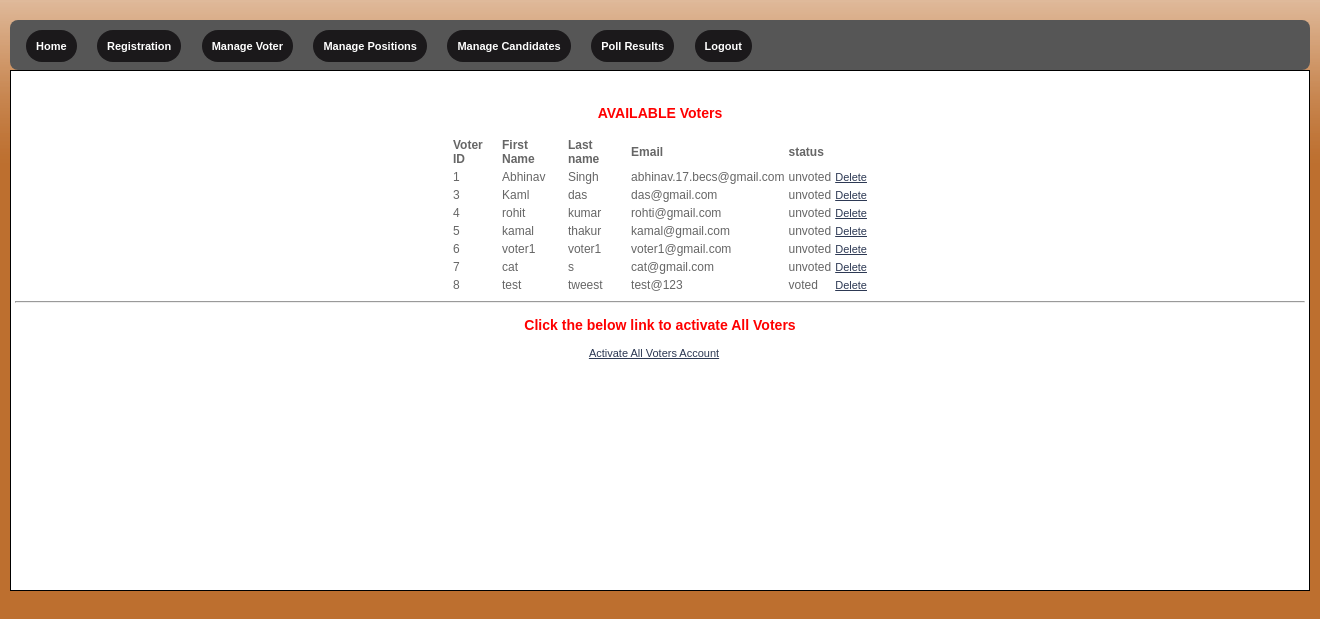
Page /admin/voter.php (signed in) on the committed database.
### tables this page shows
CREATE TABLE IF NOT EXISTS `tbmembers` (
  `member_id` int(5) NOT NULL,
  `first_name` varchar(45) NOT NULL,
  `last_name` varchar(45) NOT NULL,
  `email` varchar(45) NOT NULL,
  `password` varchar(45) NOT NULL,
  `status` varchar(10) DEFAULT NULL
);

### admin/voter.php (the view, shortened to what this page needs)
<?php
$result=mysql_query("SELECT * FROM tbmembers")
or die("There are no records to display ... \n" . mysql_error());
?>
<!DOCTYPE html PUBLIC "-//W3C//DTD XHTML 1.0 Transitional//EN" "http://www.w3.org/TR/xhtml1/DTD/xhtml1-transitional.dtd">
<html xmlns="http://www.w3.org/1999/xhtml">
<head>
<link href="css/user_styles.css" rel="stylesheet" type="text/css" />
<link href="css/menu.css" rel="stylesheet" type="text/css" />
</head>
<body bgcolor="tan">
<div id="menu">
     <ul>
          <li><a href="admin.php" class="active">Home</a></li>
		  <li><a href="registeracc.php" class="active">Registration</a></li>
		  <li><a href="voter.php" class="active">Manage Voter</a></li>
          <li><a href="positions.php" class="active">Manage Positions</a></li>
          <li><a href="candidates.php" class="active">Manage Candidates</a></li>
		  <li><a href="refresh.php" class="active">Poll Results</a></li>
		  <li><a href="logout.php" class="active">Logout</a></li>
     </ul>
</div>
<div id="container">
<table border="0" width="420" align="center">
<CAPTION><h3>AVAILABLE Voters</h3></CAPTION><br>
<tr>
<th>Voter ID</th>
<th>First Name</th>
<th>Last name</th>
<th>Email</th>
<th>status</th>
</tr>
<?php
while ($row=mysql_fetch_array($result)){
echo "<tr>";
echo "<td>" . $row['member_id']."</td>";
echo "<td>" . $row['first_name']."</td>";
echo "<td>" . $row['last_name']."</td>";
echo "<td>" . $row['email']."</td>";
echo "<td>" . $row['status']."</td>";
echo '<td><a href="voter.php?id=' . $row['member_id'] . '">Delete</a></td>';
echo "</tr>";
}
?>
</table>
<hr>
<center><CAPTION><h3>Click the below link to activate All Voters</h3></CAPTION></center>
<center><a  href = "act.php" style = "margin-right:12px;" name = "go"> Activate All Voters Account</a>
</div>
</body>
</html>

### admin/css/user_styles.css (style rules this page uses)
body { font: 11px Verdana, Arial, Helvetica, sans-serif; color: #666666; margin: 0px; padding: 20px 10px 0px; background:#bd6f2f url(images/base-bg.gif) repeat-x top; }
h3 { color:red; }
a { color: #2D3954; font-size: 11px; }
th { font-weight: bold; text-align: left; }
#container { border:black solid 1px; padding:6px 4px 6px 4px; width:1290px; height:507px; margin:auto; background:white; font-size:12px; text-align:justify; margin-top:0px; }

### admin/css/menu.css (style rules this page uses)
#menu { margin: 0; width: auto; background-color: #565656; font-size: 16px; font-family: Tahoma, Geneva, sans-serif; font-weight: bold; text-align: left; padding: 8px; border-radius: 8px; -webkit-border-radius: 8px; -moz-border-radius: 8px; -o-border-radius: 8px; }
#menu ul { margin: 0; padding: 8px 0; list-style: none; height: auto; }
#menu li { display: inline; padding: 8px; }
#menu a { color: #FFF; padding: 10px; text-decoration: none; }
#menu li .active { background-color: #1B191B; color: #FFF; border-radius: 20px; -webkit-border-radius: 20px; -moz-border-radius: 20px; -o-border-radius: 20px; }

### rows in the picture
tbmembers: member_id "1", first_name "Abhinav", last_name "Singh", email "abhinav.17.becs@gmail.com", status "unvoted"
tbmembers: member_id "3", first_name "Kaml", last_name "das", email "das@gmail.com", status "unvoted"
tbmembers: member_id "4", first_name "rohit", last_name "kumar", email "rohti@gmail.com", status "unvoted"
tbmembers: member_id "5", first_name "kamal", last_name "thakur", email "kamal@gmail.com", status "unvoted"
tbmembers: member_id "6", first_name "voter1", last_name "voter1", email "voter1@gmail.com", status "unvoted"
tbmembers: member_id "7", first_name "cat", last_name "s", email "cat@gmail.com", status "unvoted"
tbmembers: member_id "8", first_name "test", last_name "tweest", email "test@123", status "voted"
